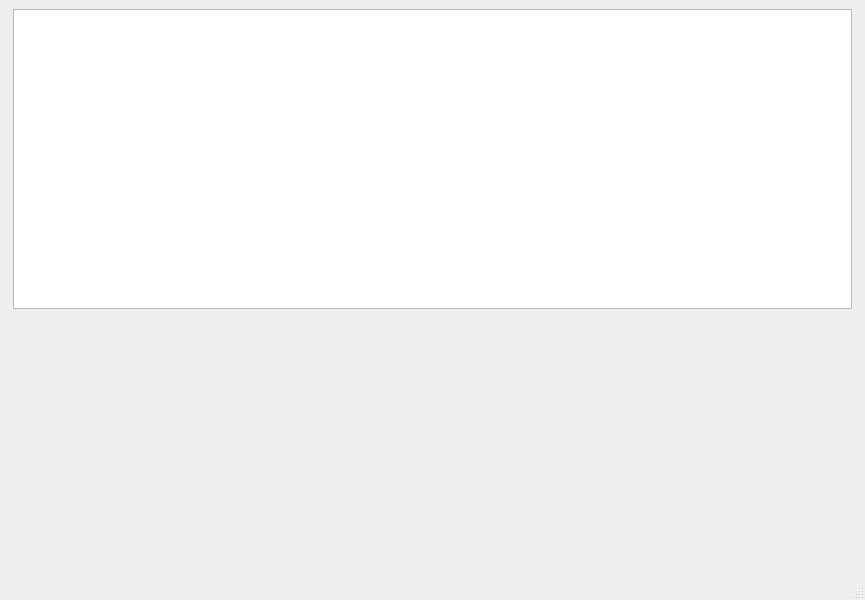
<?xml version="1.0" encoding="UTF-8"?>
<ui version="4.0">
 <class>MainWindow</class>
 <widget class="QMainWindow" name="MainWindow">
  <property name="geometry">
   <rect>
    <x>0</x>
    <y>0</y>
    <width>865</width>
    <height>600</height>
   </rect>
  </property>
  <property name="windowTitle">
   <string>MainWindow</string>
  </property>
  <widget class="QWidget" name="centralwidget">
   <layout class="QGridLayout" name="gridLayout_2">
    <item row="0" column="0">
     <layout class="QGridLayout" name="gridLayout">
      <item row="0" column="0">
       <widget class="QTableView" name="gameSceneView">
        <property name="sizePolicy">
         <sizepolicy hsizetype="Preferred" vsizetype="Preferred">
          <horstretch>0</horstretch>
          <verstretch>0</verstretch>
         </sizepolicy>
        </property>
        <property name="minimumSize">
         <size>
          <width>839</width>
          <height>300</height>
         </size>
        </property>
        <property name="maximumSize">
         <size>
          <width>839</width>
          <height>521</height>
         </size>
        </property>
        <property name="editTriggers">
         <set>QAbstractItemView::NoEditTriggers</set>
        </property>
        <property name="gridStyle">
         <enum>Qt::SolidLine</enum>
        </property>
       </widget>
      </item>
      <item row="1" column="0" alignment="Qt::AlignRight|Qt::AlignBottom">
       <widget class="QLabel" name="ScoreLable">
        <property name="font">
         <font>
          <pointsize>20</pointsize>
         </font>
        </property>
        <property name="text">
         <string/>
        </property>
       </widget>
      </item>
     </layout>
    </item>
   </layout>
  </widget>
  <widget class="QMenuBar" name="menubar">
   <property name="geometry">
    <rect>
     <x>0</x>
     <y>0</y>
     <width>865</width>
     <height>22</height>
    </rect>
   </property>
  </widget>
  <widget class="QStatusBar" name="statusbar"/>
 </widget>
 <resources/>
 <connections/>
</ui>
